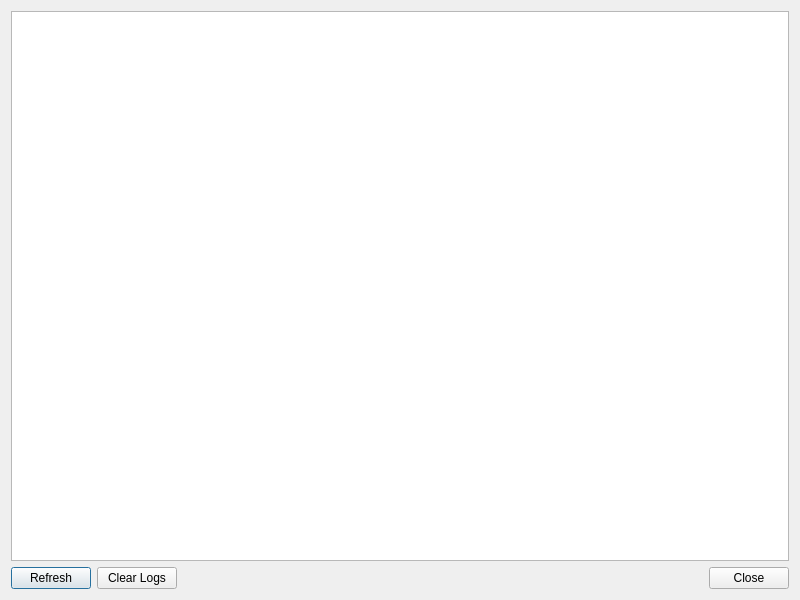
<?xml version="1.0" encoding="UTF-8"?>
<ui version="4.0">
 <class>LogViewerDialog</class>
 <widget class="QDialog" name="LogViewerDialog">
  <property name="geometry">
   <rect>
    <x>0</x>
    <y>0</y>
    <width>800</width>
    <height>600</height>
   </rect>
  </property>
  <property name="windowTitle">
   <string>Application Logs</string>
  </property>
  <layout class="QVBoxLayout" name="verticalLayout">
   <item>
    <widget class="QTextEdit" name="logTextEdit">
     <property name="font">
      <font>
       <family>Consolas</family>
      </font>
     </property>
     <property name="readOnly">
      <bool>true</bool>
     </property>
    </widget>
   </item>
   <item>
    <layout class="QHBoxLayout" name="horizontalLayout">
     <item>
      <widget class="QPushButton" name="refreshBtn">
       <property name="text">
        <string>Refresh</string>
       </property>
      </widget>
     </item>
     <item>
      <widget class="QPushButton" name="clearBtn">
       <property name="text">
        <string>Clear Logs</string>
       </property>
      </widget>
     </item>
     <item>
      <spacer name="horizontalSpacer">
       <property name="orientation">
        <enum>Qt::Orientation::Horizontal</enum>
       </property>
       <property name="sizeHint" stdset="0">
        <size>
         <width>40</width>
         <height>20</height>
        </size>
       </property>
      </spacer>
     </item>
     <item>
      <widget class="QPushButton" name="closeBtn">
       <property name="text">
        <string>Close</string>
       </property>
      </widget>
     </item>
    </layout>
   </item>
  </layout>
 </widget>
 <resources/>
 <connections/>
</ui>
